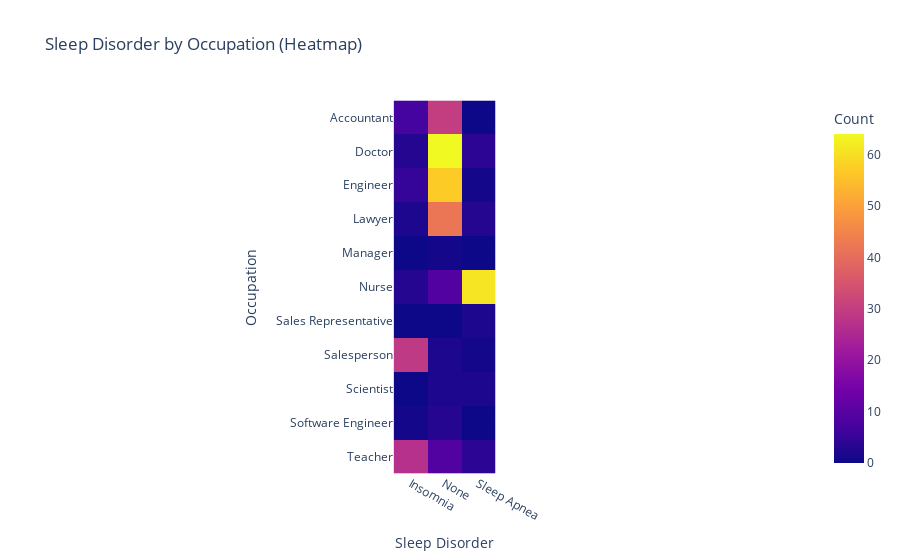

Notebook source saved alongside this figure:
### Code cell
# 'Occupation'과 'Sleep Disorder' 별 카운트 계산
occupation_sleep_disorder_counts = noMV_df.groupby(['Occupation', 'Sleep Disorder']).size().reset_index(name='Count')

# Pivot table 생성
pivot_table = pd.pivot_table(occupation_sleep_disorder_counts, values='Count', 
                             index='Occupation', columns='Sleep Disorder', fill_value=0)

# Heatmap 생성
fig = px.imshow(pivot_table,
                labels=dict(color='Count'), x=pivot_table.columns, y=pivot_table.index,
                title='Sleep Disorder by Occupation (Heatmap)')

# 차트 출력
fig.show()

### Figure 1 — Plotly figure (JSON) as saved in the notebook; plotly's stock layout.template omitted (floating-point values rounded to 4 significant figures)
{"data": [{"coloraxis": "coloraxis", "hovertemplate": "Sleep Disorder: %{x}<br>Occupation: %{y}<br>Count: %{z}<extra></extra>", "name": "0", "type": "heatmap", "x": ["Insomnia", "None", "Sleep Apnea"], "xaxis": "x", "y": ["Accountant", "Doctor", "Engineer", "Lawyer", "Manager", "Nurse", "Sales Representative", "Salesperson", "Scientist", "Software Engineer", "Teacher"], "yaxis": "y", "z": [[7, 30, 0], [3, 64, 4], [5, 57, 1], [2, 42, 3], [0, 1, 0], [3, 9, 61], [0, 0, 2], [29, 2, 1], [0, 2, 2], [1, 3, 0], [27, 9, 4]]}], "layout": {"coloraxis": {"colorbar": {"title": {"text": "Count"}}, "colorscale": [[0, "#0d0887"], [0.1111, "#46039f"], [0.2222, "#7201a8"], [0.3333, "#9c179e"], [0.4444, "#bd3786"], [0.5556, "#d8576b"], [0.6667, "#ed7953"], [0.7778, "#fb9f3a"], [0.8889, "#fdca26"], [1, "#f0f921"]]}, "title": {"text": "Sleep Disorder by Occupation (Heatmap)"}, "xaxis": {"anchor": "y", "constrain": "domain", "domain": [0, 1], "scaleanchor": "y", "title": {"text": "Sleep Disorder"}}, "yaxis": {"anchor": "x", "autorange": "reversed", "constrain": "domain", "domain": [0, 1], "title": {"text": "Occupation"}}}}
